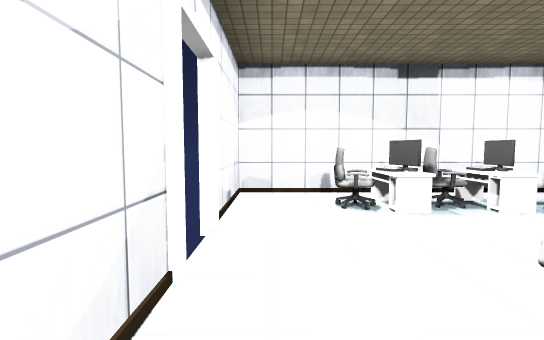
View 1 (above)

13 first-person views from a walk through a Unity game level. The camera is 1.3 m above the floor, tilts 4° down and sees 85° across. Doors are open. The floor is counted in squares, 2 m on a side. Each view is taken from the middle of a square. On the plan, view 1 faces up. The plan holds only what a view shows up to about 9 squares ahead; the rest is blank. The place goes on beyond the plan. The player character is not drawn. Some surface patterns are stand-ins.

View 2
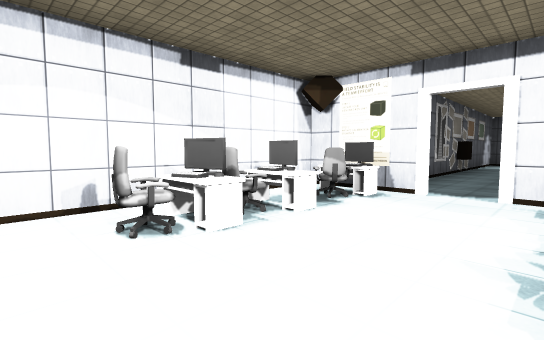

View 3
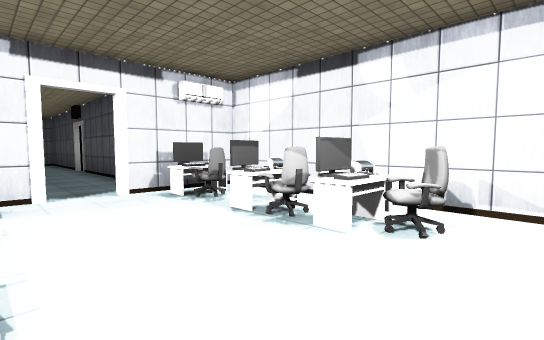

View 4
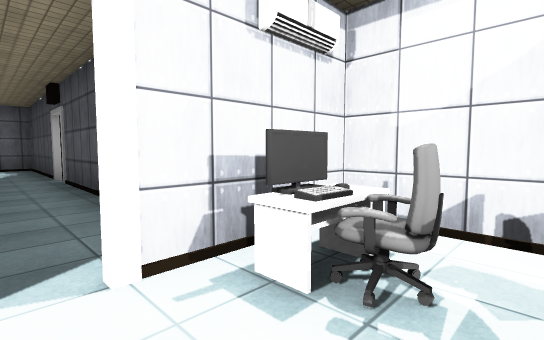

View 5
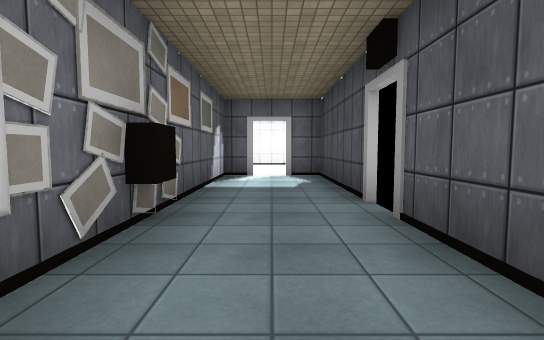

View 6
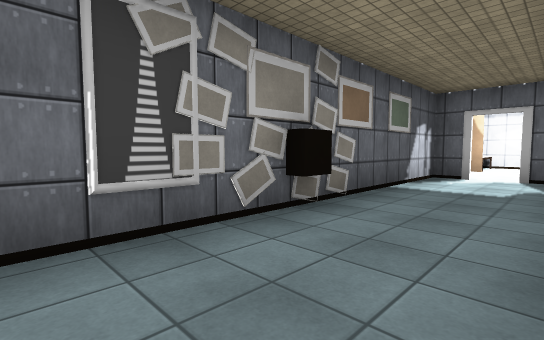

View 7
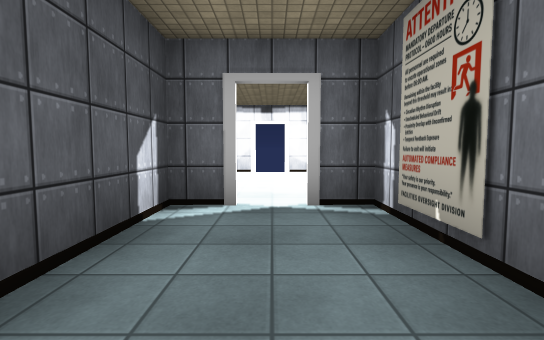

View 8
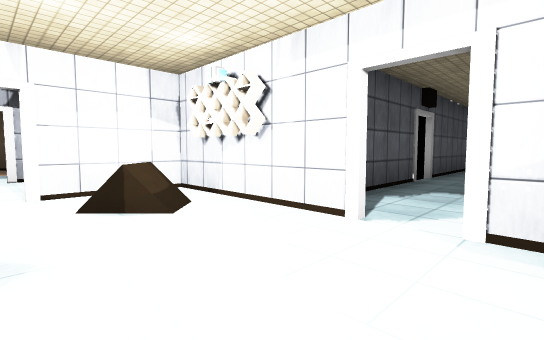

View 9
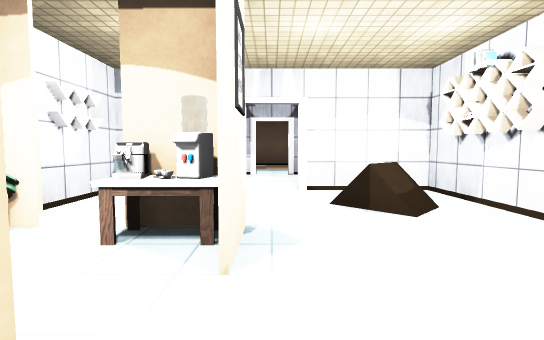

View 10
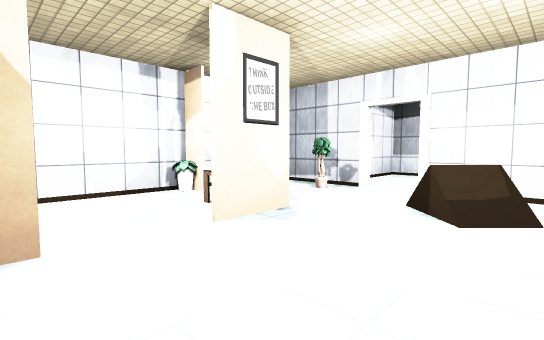

View 11
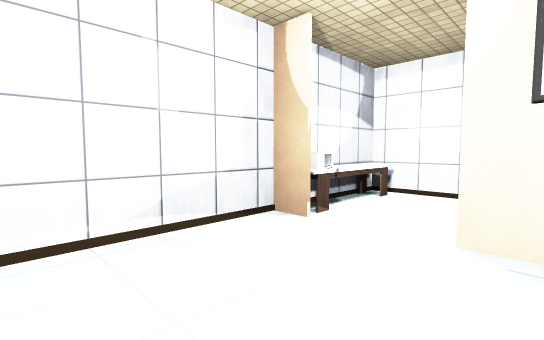

View 12
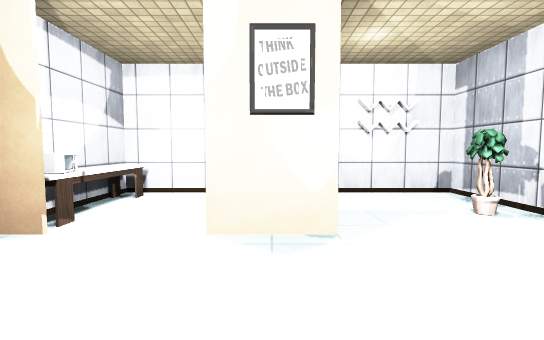

View 13
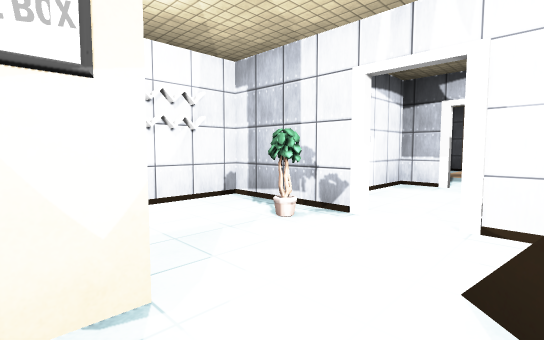

### Floor plan
Points are (right, up) in squares from view 1. A wall is a line through its corners. A room is listed if a view was taken in it or the views show most of it. See-through windows are left out.
Room 1 (views 1, 2, 3, 4)
walls: (-0.5, 1.6) (-0.5, 0.5); (4.5, 2.4) (4.5, 4.4) (-0.5, 4.4) (-0.5, 2.2); (0.1, -0.5) (4.5, -0.5) (4.5, 1.6)
ways out: open door at (4.5, 2) to room 2; open door at (-0.5, 2)
objects: other object (1, 0); table (1, 1) to (2, 1); chair (1, 2); chair (1, 3); chair (2, 0); table (2, 2); chair (2, 3); table (2, 4); other object (3, 0); other object (3, 1); chair (3, 3); chair (4, 0); table (4, 1); table (4, 3)
Room 2 (views 5, 6, 7)
walls: (10.6, 0.8) (14.4, 0.8) (14.4, 1.8); (4.5, 0.8) (9.9, 0.8); (13.9, 3.2) (4.5, 3.2); (14.4, 2.4) (14.4, 3.2)
ways out: open door at (4.5, 2) to room 1; open door at (14.5, 2) to room 3; open door at (10, 1)
objects: other object (10, 3)
Room 3 (views 8, 9, 10, 11, 12, 13)
walls: (18.9, 0.5) (19.5, 0.5); (14.5, 1.8) (14.5, -1.7) (16.6, -1.7); (17.4, -1.7) (19.4, -1.7) (19.4, 3.2) (13.9, 3.2); (14.5, 3) (14.5, 2.4)
ways out: open door at (14.5, 2) to room 2; open door at (17, -2)
objects: other object (16, -1); flower (18, -1); table (18, 0); other object (18, 1); other object (18, 2); table (18, 3)

Positions as (right, up) in squares from view 1, and headings:
1: (0, 0), facing up
2: (0, 1), facing up-right
3: (0, 3), facing down-right
4: (3, 2), facing down-right
5: (7, 2), facing right
6: (7, 1), facing up-right
7: (8, 2), facing left
8: (17, 3), facing down-left
9: (17, 3), facing down
10: (15, 3), facing down-right
11: (15, 1), facing up-right
12: (15, 1), facing right
13: (16, 1), facing down-right
